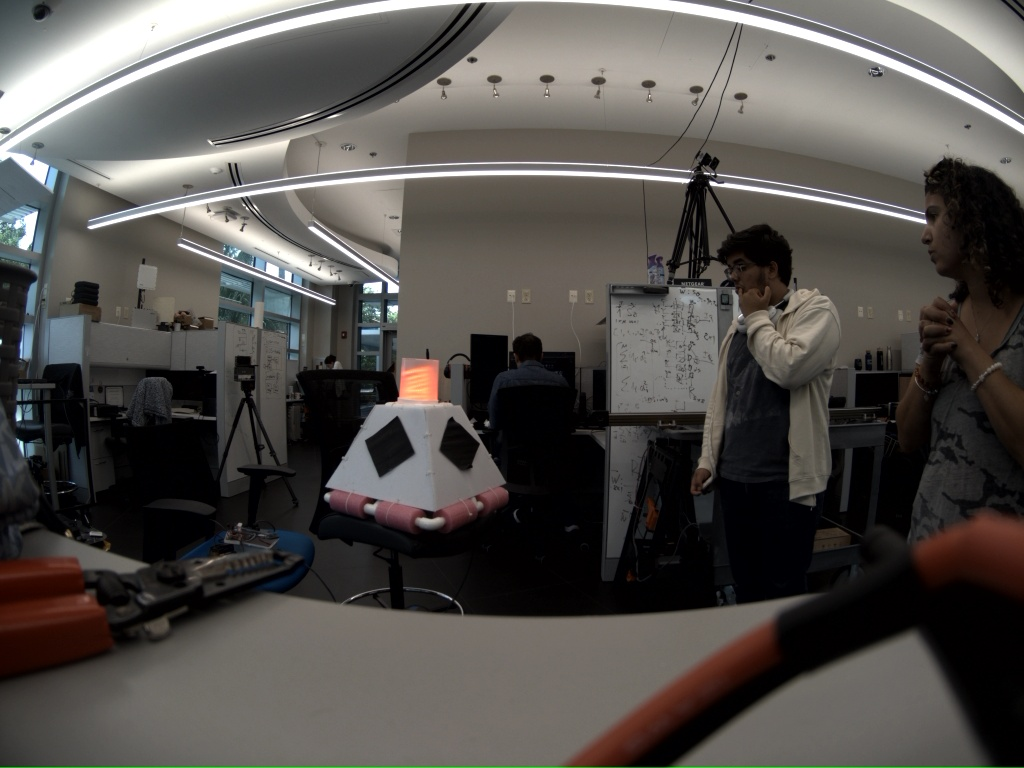
#> input picture modalImages/images/img0.jpg, 1024 x 768 px; its folder holds only this picture in this run
$ python viewImages.py
#> lines starting #> are read from the running program, lines starting #| are printed output that depends on the picture
import argparse
import json
import os
import math
from pathlib import Path
from PIL import Image, ImageDraw, ImageFont
import matplotlib.pyplot as plt
import matplotlib.patches as mpatches
from matplotlib.gridspec import GridSpec
from matplotlib.widgets import Button

parser = argparse.ArgumentParser(description='View and select training images with YOLO labels')
parser.add_argument('--img_dir', '-i', type=str, default='training_data/images',
                    help='Directory of training images')
parser.add_argument('--label_dir', '-l', type=str, default='training_data/labels',
                    help='Directory of YOLO label files')
parser.add_argument('--output_file', '-o', type=str, default='to_update_zed.txt',
                    help='Output file to append selected image paths')
parser.add_argument('--classes', '-c', type=str, default='classes.json',
                    help='JSON file mapping class IDs to name and color')
parser.add_argument('--start-batch', '-b', type=int, default=1,
                    help='Batch number to start on (1-indexed, default: 1)')
parser.add_argument('--root', '-r', type=str, default=None,
                    help='Root dataset directory containing images/ and labels/ subdirs')
args = parser.parse_args()

if args.root:
    img_dir   = Path(args.root) / 'images'
    label_dir = Path(args.root) / 'labels'
else:
    img_dir   = Path(args.img_dir)
    label_dir = Path(args.label_dir)
output_file = Path(args.output_file)
with open(args.classes) as f:
#> (reads classes.json from the repository)
    raw = json.load(f)
class_names = {int(k): v['name'] for k, v in raw.items()}

cols = 4
rows = 4
batch_size = cols * rows

def get_font(image_height):
    size = max(16, image_height // 15)
    try:
        return ImageFont.load_default(size=size)
    except TypeError:
        return ImageFont.load_default()

# Get all image files
image_files = sorted([f for f in img_dir.glob("*.*") if f.suffix.lower() in ['.jpg', '.png']])
total_images = len(image_files)
total_batches = math.ceil(total_images / batch_size)

print(f"Total images: {total_images} | Batches: {total_batches}")
print(f"Click an image to select/deselect it, then press 'Save & Continue'.")

all_selected = set()
user_quit = [False]

start_batch = max(0, min(args.start_batch - 1, total_batches - 1))
if start_batch > 0:
    print(f"Starting at batch {start_batch + 1}/{total_batches}.")

for batch_idx in range(start_batch, total_batches):
    if user_quit[0]:
        break
    start = batch_idx * batch_size
    end = min(start + batch_size, total_images)
    batch_files = image_files[start:end]
    n = len(batch_files)

    fig = plt.figure(figsize=(15, 13))
    fig.canvas.manager.set_window_title(
        f"Batch {batch_idx + 1}/{total_batches} — Click to select | Save & Continue when done"
    )
    try:
        fig.canvas.manager.window.wm_geometry("+0+0")  # Tk backend
    except AttributeError:
        try:
            fig.canvas.manager.window.move(0, 0)  # Qt backend
        except AttributeError:
            pass
    gs = GridSpec(rows + 1, cols, figure=fig,
                  height_ratios=[1] * rows + [0.12], hspace=0.35, wspace=0.1)
    axes_flat = [fig.add_subplot(gs[r, c]) for r in range(rows) for c in range(cols)]
    selected = set()   # paths selected in this batch
    overlays = {}      # ax -> (overlay_patch, img_path)

    for ax, img_path in zip(axes_flat, batch_files):
        label_path = label_dir / img_path.with_suffix('.txt').name
        img = Image.open(img_path).convert("RGB")
#> img is the input picture: PIL image 1024x768 RGB; mean R, G, B 82.7, 79.4, 76
        draw = ImageDraw.Draw(img)
        w, h = img.size
#> w = 1024; h = 768

        if os.path.exists(label_path):
            with open(label_path, 'r') as f:
                for line in f:
                    parts = line.strip().split()
                    if len(parts) == 5:
                        cls, x, y, bw, bh = map(float, parts)
                        x1 = (x - bw / 2) * w
                        y1 = (y - bh / 2) * h
                        x2 = (x + bw / 2) * w
                        y2 = (y + bh / 2) * h
                        draw.rectangle([x1, y1, x2, y2], outline='blue', width=4)
                        names = list(class_names.values())
                        cls_idx = int(cls)
                        label = names[cls_idx] if cls_idx < len(names) else str(cls_idx)
                        font = get_font(h)
                        bbox = draw.textbbox((0, 0), label, font=font)
                        tw, th = bbox[2] - bbox[0], bbox[3] - bbox[1]
                        pad = 3
                        tx = x1
                        ty = y1 - th - pad * 2
                        if ty < 0:
                            ty = y2 + pad  # fall back to below the box
                        draw.rectangle([tx, ty, tx + tw + pad * 2, ty + th + pad * 2],
                                       fill='blue')
                        draw.text((tx + pad, ty + pad), label, fill='white', font=font)

        ax.imshow(img)
        ax.set_title(img_path.name, fontsize=7)
        ax.axis('off')

        overlay = mpatches.Rectangle(
            (0, 0), 1, 1, transform=ax.transAxes,
            color='red', alpha=0.35, zorder=5, visible=False
        )
        ax.add_patch(overlay)
        overlays[ax] = (overlay, img_path)

    for ax in axes_flat[n:]:
        ax.axis('off')

    def on_click(event, _selected=selected, _overlays=overlays, _fig=fig):
        ax_clicked = event.inaxes
        if ax_clicked is None or ax_clicked not in _overlays:
            return
        overlay, img_path = _overlays[ax_clicked]
        path_str = str(img_path)
        if path_str in _selected:
            _selected.discard(path_str)
            overlay.set_visible(False)
            ax_clicked.set_title(img_path.name, fontsize=7, color='black')
        else:
            _selected.add(path_str)
            overlay.set_visible(True)
            ax_clicked.set_title(f"[SELECTED] {img_path.name}", fontsize=7, color='red')
        _fig.canvas.draw_idle()

    fig.canvas.mpl_connect('button_press_event', on_click)

    ax_btn = fig.add_subplot(gs[rows, 1:3])
    btn = Button(ax_btn, f"Save & Continue  ({batch_idx + 1}/{total_batches})")

    btn_clicked = [False]

    def on_save(_event, _selected=selected, _all=all_selected, _fig=fig, _flag=btn_clicked):
        _flag[0] = True
        _all.update(_selected)
        plt.close(_fig)

    def on_close(_event, _selected=selected, _all=all_selected, _flag=btn_clicked, _quit=user_quit):
        if not _flag[0]:
            _all.update(_selected)
            _quit[0] = True

    btn.on_clicked(on_save)
    fig.canvas.mpl_connect('close_event', on_close)

    plt.tight_layout()
    plt.show()
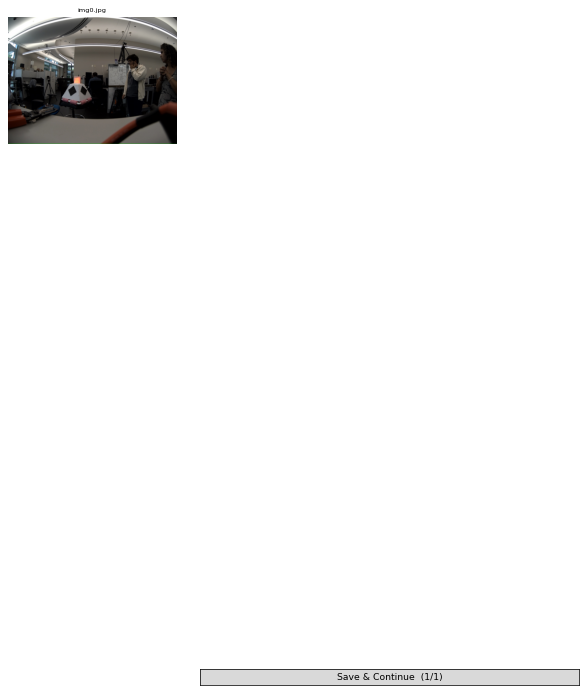
#> figure drawn by matplotlib, 1 panel

if all_selected:
    with open(output_file, 'a') as f:
        for path in sorted(all_selected):
            f.write(path + '\n')
    print(f"Saved {len(all_selected)} path(s) to '{output_file}'")
else:
    print("No images selected.")
